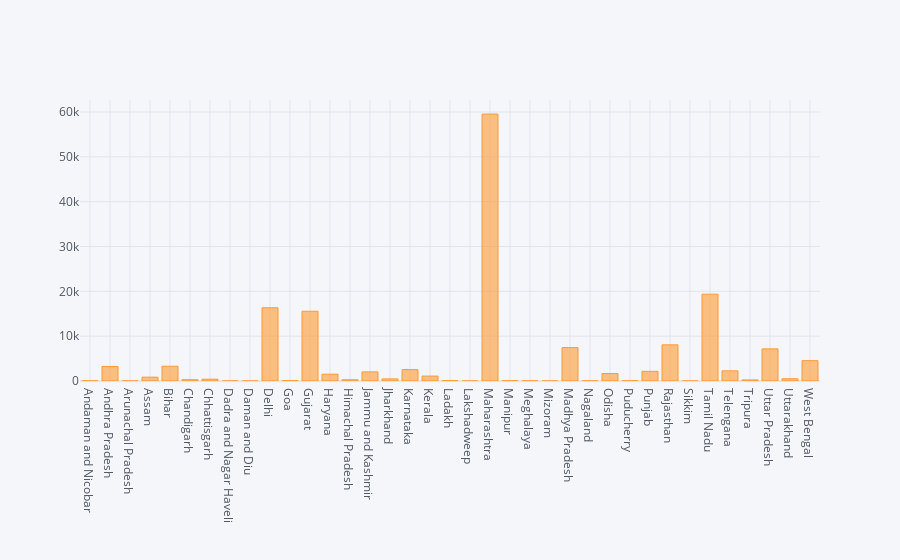

Source (notebook cell):
### Markdown cell above
### using plotly

### Code cell
df.iplot(kind='bar',x='Name of State / UT',y='Total Cases')

#plt.show()

### Figure 1 — Plotly figure (JSON) as saved in the notebook; plotly's stock layout.template omitted (floating-point values rounded to 4 significant figures)
{"data": [{"marker": {"color": "rgba(255, 153, 51, 0.6)", "line": {"color": "rgba(255, 153, 51, 1.0)", "width": 1}}, "name": "Total Cases", "orientation": "v", "text": "", "type": "bar", "x": ["Andaman and Nicobar", "Andhra Pradesh", "Arunachal Pradesh", "Assam", "Bihar", "Chandigarh", "Chhattisgarh", "Dadra and Nagar Haveli", "Daman and Diu", "Delhi", "Goa", "Gujarat", "Haryana", "Himachal Pradesh", "Jammu and Kashmir", "Jharkhand", "Karnataka", "Kerala", "Ladakh", "Lakshadweep", "Maharashtra", "Manipur", "Meghalaya", "Mizoram", "Madhya Pradesh", "Nagaland", "Odisha", "Puducherry", "Punjab", "Rajasthan", "Sikkim", "Tamil Nadu", "Telengana", "Tripura", "Uttar Pradesh", "Uttarakhand", "West Bengal"], "y": [33, 3251, 3, 856, 3296, 288, 399, 2, 0, 16331, 69, 15562, 1518, 276, 2036, 469, 2533, 1095, 73, 0, 59547, 55, 21, 1, 7453, 18, 1660, 51, 2158, 8069, 1, 19372, 2267, 242, 7170, 500, 4536]}], "layout": {"legend": {"bgcolor": "#F5F6F9", "font": {"color": "#4D5663"}}, "paper_bgcolor": "#F5F6F9", "plot_bgcolor": "#F5F6F9", "title": {"font": {"color": "#4D5663"}}, "xaxis": {"gridcolor": "#E1E5ED", "showgrid": true, "tickfont": {"color": "#4D5663"}, "title": {"font": {"color": "#4D5663"}, "text": ""}, "zerolinecolor": "#E1E5ED"}, "yaxis": {"gridcolor": "#E1E5ED", "showgrid": true, "tickfont": {"color": "#4D5663"}, "title": {"font": {"color": "#4D5663"}, "text": ""}, "zerolinecolor": "#E1E5ED"}}}
